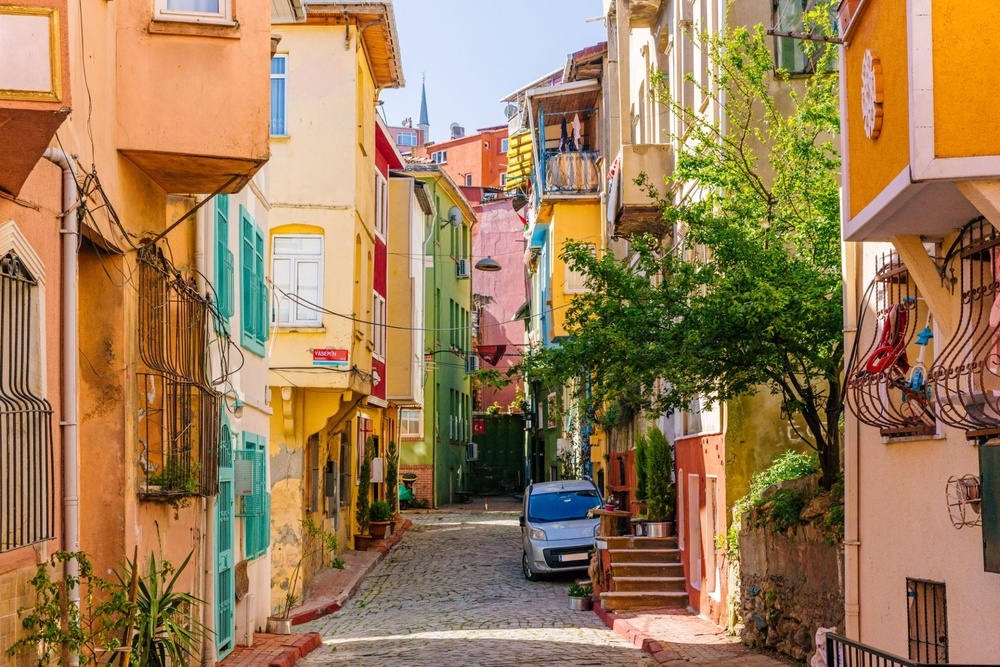
//> input picture city.jpg, 1000 x 667 px, shrunk from 2048 x 1365 before the run
$ ./main   (built with g++ and OpenCV 4)
//> lines starting //> are read from the running program, lines starting //| are printed output that depends on the picture; after the words box and inside, x2 and y2 are one past the last pixel; in counts of white or black regions, pixels touching at a corner belong together

#include <opencv2/opencv.hpp>
#include <iostream>
#include <thread>
#include <vector>
#include <array>
#include <chrono>
#include <filesystem>
#include <string>
#include <algorithm>
#include <cmath>

using namespace std;
using namespace cv;
namespace fs = std::filesystem;
using Clock = chrono::high_resolution_clock;

const int THREAD_COUNT = 4;
const int BENCHMARK_RUNS = 30;

double elapsedMs(Clock::time_point start, Clock::time_point end)
{
    return chrono::duration<double, milli>(end - start).count();
}

// 1. 8-bit grayscale -> 6-bit quantization
Mat quantize6Bit(const Mat& gray)
{
    Mat result(gray.size(), CV_8UC1);

    for (int y = 0; y < gray.rows; ++y)
    {
        for (int x = 0; x < gray.cols; ++x)
        {
            uchar pixel = gray.at<uchar>(y, x);
            uchar sixBitValue = pixel >> 2; // 0-255 -> 0-63
            result.at<uchar>(y, x) = sixBitValue << 2;
        }
    }

    return result;
}

// Brightness adjustment for a rectangular region
void adjustRegion(Mat& image, Rect region, int offset)
{
    for (int y = region.y; y < region.y + region.height; ++y)
    {
        for (int x = region.x; x < region.x + region.width; ++x)
        {
            int value = image.at<uchar>(y, x) + offset;
            image.at<uchar>(y, x) =
                saturate_cast<uchar>(value);
        }
    }
}

void adjustFourRegions(Mat& image)
{
    int halfW = image.cols / 2;
    int halfH = image.rows / 2;

    vector<Rect> regions = {
        Rect(0, 0, halfW, halfH),
        Rect(halfW, 0, image.cols - halfW, halfH),
        Rect(0, halfH, halfW, image.rows - halfH),
        Rect(halfW, halfH, image.cols - halfW, image.rows - halfH)
    };

    int offsets[4] = { -60, -20, 20, 60 };
    vector<thread> workers;

    for (int i = 0; i < THREAD_COUNT; ++i)
    {
        workers.emplace_back([&, i]()
            {
                adjustRegion(image, regions[i], offsets[i]);
            });
    }

    for (auto& worker : workers)
        worker.join();
}

void adjustSingleThread(Mat& image)
{
    int halfW = image.cols / 2;
    int halfH = image.rows / 2;

    vector<Rect> regions = {
        Rect(0, 0, halfW, halfH),
        Rect(halfW, 0, image.cols - halfW, halfH),
        Rect(0, halfH, halfW, image.rows - halfH),
        Rect(halfW, halfH, image.cols - halfW, image.rows - halfH)
    };

    int offsets[4] = { -60, -20, 20, 60 };

    for (int i = 0; i < THREAD_COUNT; ++i)
        adjustRegion(image, regions[i], offsets[i]);
}

// 4. Histogram calculation
array<int, 256> histogramRegion(const Mat& image, Rect region)
{
    array<int, 256> histogram{};
    histogram.fill(0);

    for (int y = region.y; y < region.y + region.height; ++y)
    {
        for (int x = region.x; x < region.x + region.width; ++x)
            histogram[image.at<uchar>(y, x)]++;
    }

    return histogram;
}

array<int, 256> histogramSingleThread(const Mat& image)
{
    return histogramRegion(image, Rect(0, 0, image.cols, image.rows));
}

array<int, 256> histogramFourThreads(const Mat& image)
{
    int halfW = image.cols / 2;
    int halfH = image.rows / 2;

    vector<Rect> regions = {
        Rect(0, 0, halfW, halfH),
        Rect(halfW, 0, image.cols - halfW, halfH),
        Rect(0, halfH, halfW, image.rows - halfH),
        Rect(halfW, halfH, image.cols - halfW, image.rows - halfH)
    };

    array<int, 256> localHistograms[4];
    vector<thread> workers;

    for (int i = 0; i < THREAD_COUNT; ++i)
    {
        workers.emplace_back([&, i]()
            {
                localHistograms[i] = histogramRegion(image, regions[i]);
            });
    }

    for (auto& worker : workers)
        worker.join();

    array<int, 256> combined{};
    combined.fill(0);

    for (int i = 0; i < THREAD_COUNT; ++i)
        for (int bin = 0; bin < 256; ++bin)
            combined[bin] += localHistograms[i][bin];

    return combined;
}

Mat drawHistogram(const array<int, 256>& histogram)
{
    const int width = 512;
    const int height = 300;

    Mat canvas(height, width, CV_8UC3, Scalar(255, 255, 255));

    int maxValue = *max_element(histogram.begin(), histogram.end());
    if (maxValue == 0)
        return canvas;

    for (int i = 0; i < 256; ++i)
    {
        int x1 = i * 2;
        int x2 = x1 + 1;

        int barHeight = static_cast<int>(
            static_cast<double>(histogram[i]) / maxValue * (height - 30));

        line(canvas,
            Point(x1, height - 1),
            Point(x1, height - 1 - barHeight),
            Scalar(0, 0, 0), 1);

        line(canvas,
            Point(x2, height - 1),
            Point(x2, height - 1 - barHeight),
            Scalar(0, 0, 0), 1);
    }

    return canvas;
}

int main()
{
    try
    {
        string inputPath = "city.jpg";
        string outputDir = "results";
        fs::create_directories(outputDir);

        Mat color = imread(inputPath, IMREAD_COLOR);
//> color is the input picture: 667 rows x 1000 cols, CV_8UC3; mean B, G, R 87.8, 125.3, 156.5

        if (color.empty())
        {
            cerr << "HATA: city.jpg bulunamadi.\n";
            cerr << "Dosyayi proje klasorune koy: " << fs::current_path() << endl;
            return 1;
        }

        Mat gray;
        cvtColor(color, gray, COLOR_BGR2GRAY);
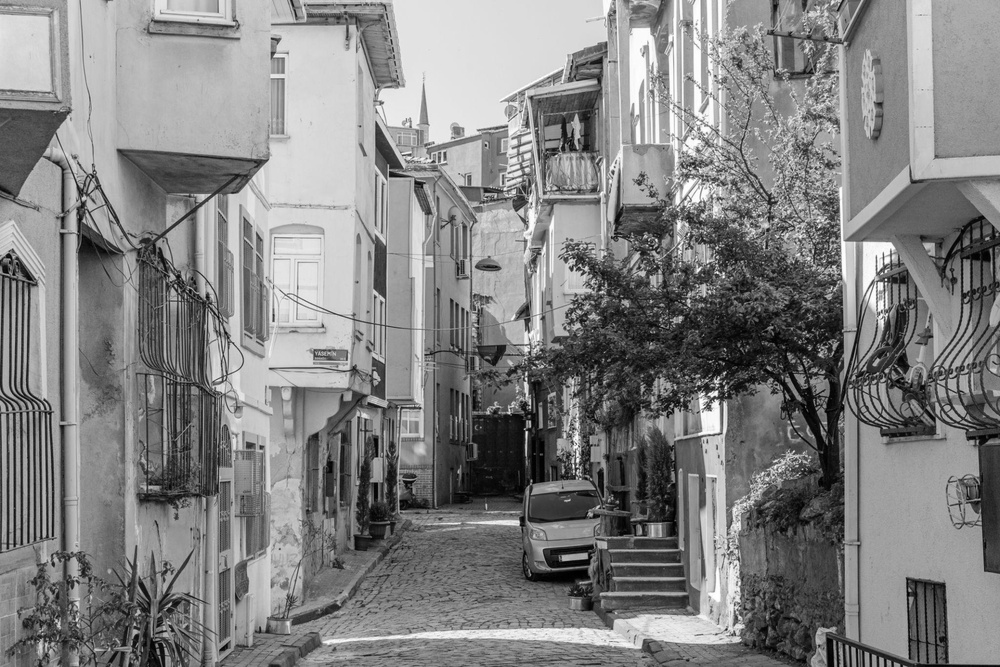
//> gray: 667 rows x 1000 cols, CV_8UC1; min 0, max 255, mean 130.3

        cout << "Goruntu boyutu: " << gray.cols
            << " x " << gray.rows << "\n\n";
//| Goruntu boyutu: 1000 x 667

        // 1. 8-bit to 6-bit quantization
        Mat quantized = quantize6Bit(gray);
        imwrite(outputDir + "/01_grayscale.png", gray);
        imwrite(outputDir + "/02_quantized_6bit.png", quantized);

        cout << "1) 8-bit gri goruntu 6-bit seviyelerine kuantize edildi.\n";

        // 2 and 3. Brightness: single thread vs four threads
        Mat singleResult;
        Mat multiResult;

        auto startSingle = Clock::now();
        for (int i = 0; i < BENCHMARK_RUNS; ++i)
        {
            singleResult = gray.clone();
            adjustSingleThread(singleResult);
        }
//> this loop made 30 passes
//> pass 1, `adjustSingleThread(singleResult);`:
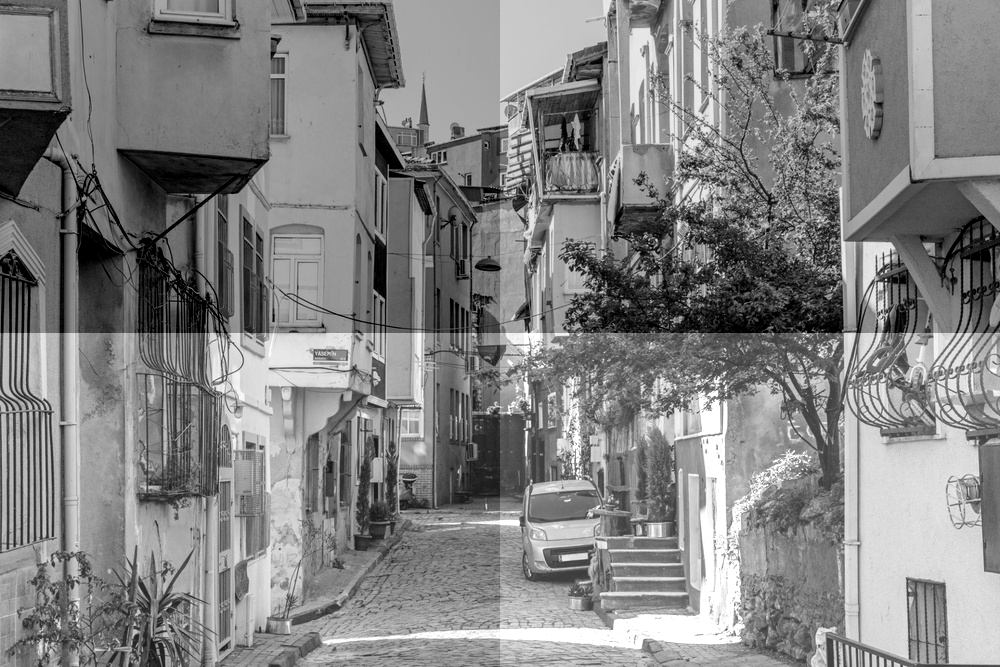
//> singleResult: 667 rows x 1000 cols, CV_8UC1; min 0, max 255, mean 130.3
        auto endSingle = Clock::now();

        auto startMulti = Clock::now();
        for (int i = 0; i < BENCHMARK_RUNS; ++i)
        {
            multiResult = gray.clone();
            adjustFourRegions(multiResult);
        }
        auto endMulti = Clock::now();

        double singleBrightnessMs = elapsedMs(startSingle, endSingle) / BENCHMARK_RUNS;
        double multiBrightnessMs = elapsedMs(startMulti, endMulti) / BENCHMARK_RUNS;

        imwrite(outputDir + "/03_brightness_four_regions.png", multiResult);

        cout << "\n2-3) Parlaklik ayarlama (ortalama " << BENCHMARK_RUNS << " calistirma):\n";
        cout << "Tek thread: " << singleBrightnessMs << " ms\n";
        cout << "4 thread:   " << multiBrightnessMs << " ms\n";

        if (multiBrightnessMs > 0)
            cout << "Hizlanma orani: " << singleBrightnessMs / multiBrightnessMs << "x\n";

        cout << "Tek ve coklu thread sonuclari ayni mi? "
            << (countNonZero(singleResult != multiResult) == 0 ? "Evet" : "Hayir")
            << "\n";
//| Tek ve coklu thread sonuclari ayni mi? Evet

        // 4 and 5. Histogram: single thread vs four threads
        array<int, 256> serialHistogram;
        array<int, 256> parallelHistogram;

        auto startHistSingle = Clock::now();
        for (int i = 0; i < BENCHMARK_RUNS; ++i)
            serialHistogram = histogramSingleThread(gray);
        auto endHistSingle = Clock::now();

        auto startHistMulti = Clock::now();
        for (int i = 0; i < BENCHMARK_RUNS; ++i)
            parallelHistogram = histogramFourThreads(gray);
        auto endHistMulti = Clock::now();

        double singleHistMs = elapsedMs(startHistSingle, endHistSingle) / BENCHMARK_RUNS;
        double multiHistMs = elapsedMs(startHistMulti, endHistMulti) / BENCHMARK_RUNS;

        bool histogramsEqual = (serialHistogram == parallelHistogram);
//> histogramsEqual = true

        imwrite(outputDir + "/04_histogram.png", drawHistogram(serialHistogram));
//> in drawHistogram, `int maxValue = *max_element(histogram.begin(), histogram.end());`: maxValue = 5979
//> the loop in drawHistogram, `for (int i = 0; i < 256; ++i)` made 256 passes
//> barHeight on passes 1 to 3: 1, 7, 10
//> after the loop in drawHistogram, `for (int i = 0; i < 256; ++i)`:
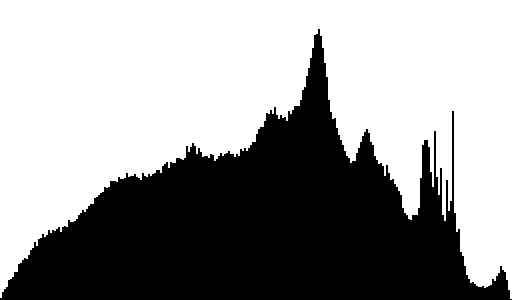
//> canvas: 300 rows x 512 cols, CV_8UC3; 60.6% white; 1 black region, box (x1, y1, x2, y2) and area: (0, 29, 512, 300) 60502

        cout << "\n4-5) Histogram hesaplama (ortalama " << BENCHMARK_RUNS << " calistirma):\n";
        cout << "Tek thread: " << singleHistMs << " ms\n";
        cout << "4 thread:   " << multiHistMs << " ms\n";
        cout << "Histogramlar ayni mi? " << (histogramsEqual ? "Evet" : "Hayir") << "\n";
//| Histogramlar ayni mi? Evet

        if (multiHistMs > 0)
            cout << "Hizlanma orani: " << singleHistMs / multiHistMs << "x\n";

        // 6. 0.75 * pixel vs 0.75 * pixel + 20
        Mat multipliedOnly;
        Mat multipliedPlus20;

        gray.convertTo(multipliedOnly, CV_8UC1, 0.75, 0.0);
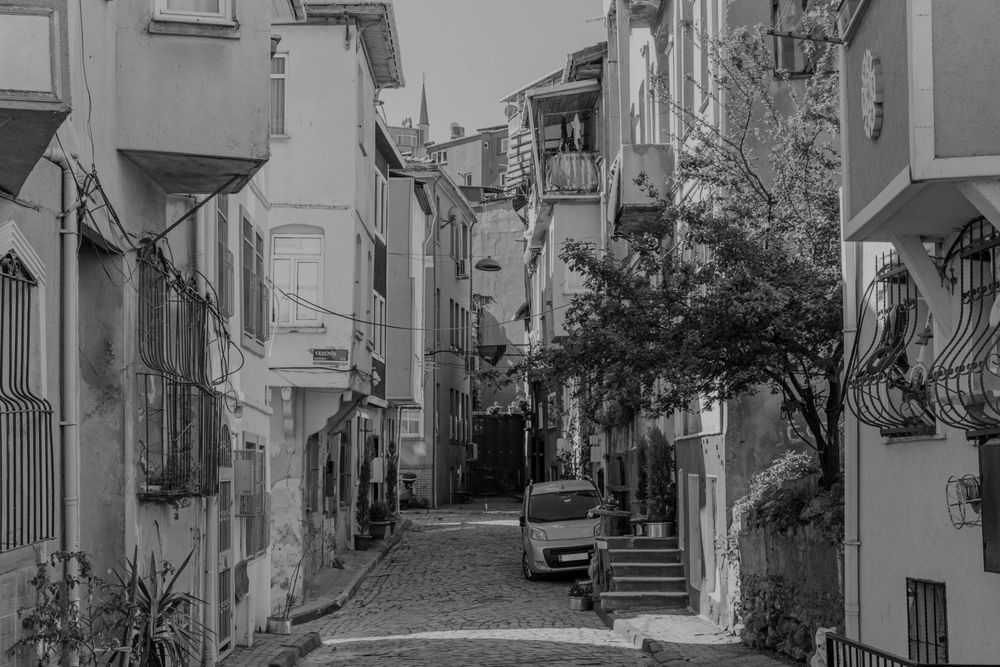
//> multipliedOnly: 667 rows x 1000 cols, CV_8UC1; min 0, max 191, mean 97.7
        gray.convertTo(multipliedPlus20, CV_8UC1, 0.75, 20.0);

        imwrite(outputDir + "/05_multiply_075.png", multipliedOnly);
        imwrite(outputDir + "/06_multiply_075_plus_20.png", multipliedPlus20);

        Mat difference;
        absdiff(multipliedOnly, multipliedPlus20, difference);
//> difference: 667 rows x 1000 cols, CV_8UC1; every value is 20

        Scalar meanDifference = mean(difference);
//> meanDifference = Scalar(20)
        int changedPixels = countNonZero(difference);
//> changedPixels = 667000

        cout << "\n6) Piksel islemleri:\n";
        cout << "A: pixel * 0.75\n";
        cout << "B: pixel * 0.75 + 20\n";
        cout << "Ortalama mutlak piksel farki: " << meanDifference[0] << "\n";
//| Ortalama mutlak piksel farki: 20
        cout << "Farki olan piksel sayisi: " << changedPixels
            << " / " << gray.total() << "\n";
//| Farki olan piksel sayisi: 667000 / 667000

        imwrite(outputDir + "/07_difference.png", difference);

        cout << "\nTum ciktilar '" << outputDir << "' klasorune kaydedildi.\n";
        cout << "Program basariyla tamamlandi.\n";

        return 0;
//> (the program exits here)
